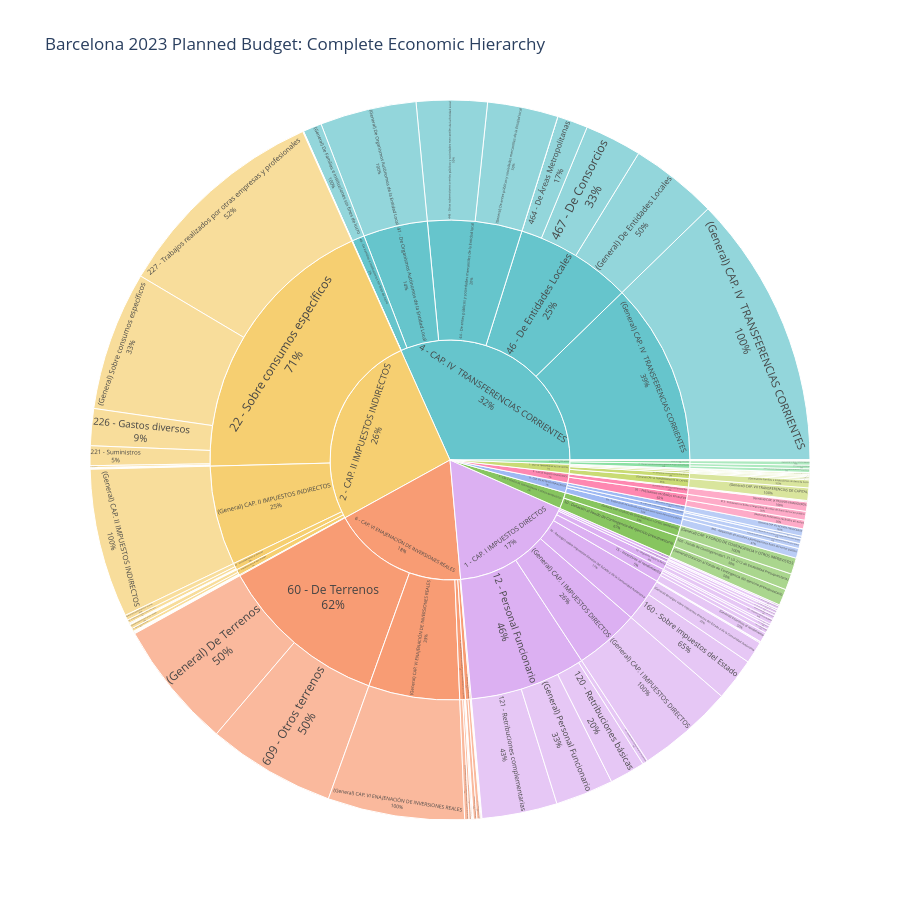

This figure's notebook cell:
### Markdown cell above
# 4. Budget Hierarchy Visualization (Sunburst)
A Sunburst plot provides an intuitive way to explore the budget hierarchy, drilling down from Chapter to Article and into Concepts.

### Code cell
import plotly.express as px

# We use Barcelona as a primary visual example
df_sun = df_target[(df_target['city'] == 'Barcelona') & 
                   (df_target['classification'] == 'economic') & 
                   (df_target['tipreig'] == 'G')].copy()

# Ensure string and remove '.0'
df_sun['code_str'] = df_sun['code'].astype(str).str.replace(r'\.0$', '', regex=True)

# Build bulletproof distinct hierarchy paths using code length explicitly
def get_l1(x): 
    return f"{x[:1]} - {econ_chapter_map.get(x[:1], 'Unknown')}"

def get_l2(x): 
    if len(x) >= 2:
        return f"{x[:2]} - {econ_chapter_map.get(x[:2], 'Unknown')}"
    return f"(General) {econ_chapter_map.get(x[:1], 'Unknown')}"

def get_l3(x): 
    if len(x) >= 3:
        return f"{x[:3]} - {econ_chapter_map.get(x[:3], 'Unknown')}"
    if len(x) == 2:
        return f"(General) {econ_chapter_map.get(x[:2], 'Unknown')}"
    return f"(General) {econ_chapter_map.get(x[:1], 'Unknown')}"

df_sun['Chapter (L1)'] = df_sun['code_str'].apply(get_l1)
df_sun['Article (L2)'] = df_sun['code_str'].apply(get_l2)
df_sun['Concept (L3)'] = df_sun['code_str'].apply(get_l3)

# Aggregate cleanly to ensure pure unique leaves
df_agg = df_sun.groupby(['Chapter (L1)', 'Article (L2)', 'Concept (L3)'])['amount'].sum().reset_index()
df_agg = df_agg[df_agg['amount'] > 0]

fig = px.sunburst(
    df_agg,
    path=['Chapter (L1)', 'Article (L2)', 'Concept (L3)'],
    values='amount',
    title='Barcelona 2023 Planned Budget: Complete Economic Hierarchy',
    color_discrete_sequence=px.colors.qualitative.Pastel
)
fig.update_layout(width=900, height=900)
fig.update_traces(textinfo='label+percent parent')
fig.show()

### Figure 1 — Plotly figure (JSON) as saved in the notebook; plotly's stock layout.template omitted (floating-point values rounded to 4 significant figures; data arrays with more than 128 entries replaced by an {"elided": "..."} marker saying what was removed)
{"data": [{"branchvalues": "total", "domain": {"x": [0, 1], "y": [0, 1]}, "hovertemplate": "labels=%{label}<br>amount=%{value}<br>parent=%{parent}<br>id=%{id}<extra></extra>", "ids": {"elided": "168 str values"}, "labels": {"elided": "168 str values"}, "name": "", "parents": {"elided": "168 str values"}, "textinfo": "label+percent parent", "type": "sunburst", "values": {"elided": "168 float values"}}], "layout": {"height": 900, "legend": {"tracegroupgap": 0}, "sunburstcolorway": ["rgb(102, 197, 204)", "rgb(246, 207, 113)", "rgb(248, 156, 116)", "rgb(220, 176, 242)", "rgb(135, 197, 95)", "rgb(158, 185, 243)", "rgb(254, 136, 177)", "rgb(201, 219, 116)", "rgb(139, 224, 164)", "rgb(180, 151, 231)", "rgb(179, 179, 179)"], "title": {"text": "Barcelona 2023 Planned Budget: Complete Economic Hierarchy"}, "width": 900}}
